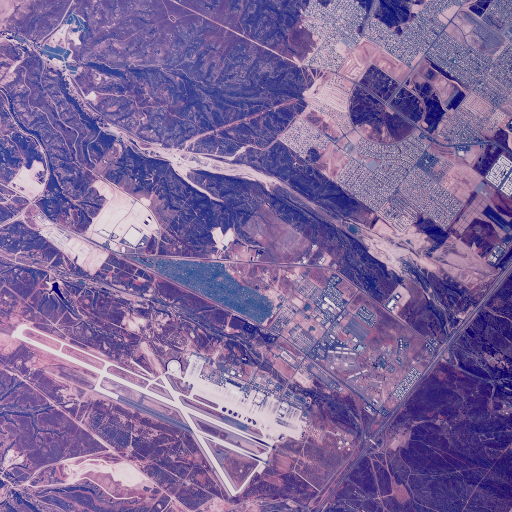
#> input picture data/aerials/2.1.01.tiff, 512 x 512 px, given in place of raw_trimmed_MOTION.mp4, which was not available
$ python 052_edge_differences_stats.py
#> lines starting #> are read from the running program, lines starting #| are printed output that depends on the picture; after the words box and inside, x2 and y2 are one past the last pixel; in counts of white or black regions, pixels touching at a corner belong together; pictures that were not available may be replaced by others from this repository, and a replacement may not be noted
"""
CUDA and OpenCV

"Never Stops Exploring" video
~~~~~~~~~~~~~~~~~~~~~~~~~~~~~
Compute binary threshold differences frame by frame.

Stats generator and CSV storage

For optimizations see https://jamesbowley.co.uk/accelerating-opencv-with-cuda-streams-in-python/
For use of `cv2.cuda_GpuMat` see https://www.simonwenkel.com/2020/12/30/opencv-python-api-and-custom-cuda-kernels.html
"""
import sys
import csv
from os.path import join, dirname
from math import sqrt
from copy import copy

import numpy as np
import cv2
from skimage.filters import threshold_otsu, threshold_local, threshold_mean

from __init__ import assetsdir_1


cap = cv2.VideoCapture(join(assetsdir_1, "raw_trimmed_MOTION.mp4"))
fourcc = cv2.VideoWriter_fourcc(*'fmp4')

fps = cap.get(cv2.CAP_PROP_FPS)
frameCount = int(cap.get(cv2.CAP_PROP_FRAME_COUNT))
size = (660, 330)

csv_path = join(dirname(__file__), "its-alive-zoom-stats2.csv")
index = 0
diff = None

#
# Stats
# https://courses.lumenlearning.com/boundless-statistics/chapter/describing-variability/
#
total_pixels = size[0] * size[1]
print(total_pixels)
mean_acc = 0
t_0_sq = 0.0

max_diff = (None, None)  # (value, frame number)
min_diff = (None, None)  # (value, frame number)

while(cap.isOpened()):
    ret, frame = cap.read()
#> frame is the input picture: shape (512, 512, 3); mean B, G, R 153.9, 102.8, 125.8
    frame = np.asarray(frame)
    if ret is True:
        index += 1

        # https://stackoverflow.com/a/62049804/2536357
        image = cv2.cvtColor(frame,cv2.COLOR_RGB2GRAY)[400:730,400:730]
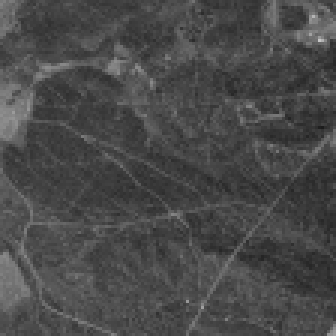
#> image: shape (112, 112) (shown 3 times larger); min 28, max 198, mean 73.3
        se = cv2.getStructuringElement(cv2.MORPH_RECT , (8,8))
        bg = cv2.morphologyEx(image, cv2.MORPH_DILATE, se)
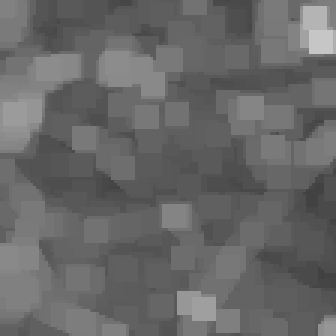
#> bg: shape (112, 112) (shown 3 times larger); min 64, max 198, mean 103.6
        out_gray = cv2.divide(image, bg, scale=255)
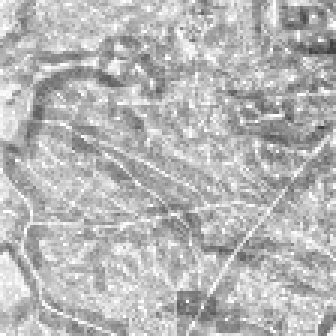
#> out_gray: shape (112, 112) (shown 3 times larger); min 61, max 255, mean 182.5
        edited = cv2.threshold(out_gray, 0, 255, cv2.THRESH_OTSU)[1]
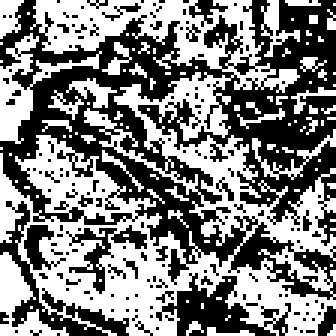
#> edited: shape (112, 112) (shown 3 times larger); 50.4% white; 153 black regions (146 under 20 px), largest, box (x1, y1, x2, y2) and area: (0, 0, 112, 100) 4695, (0, 67, 43, 112) 456, (52, 91, 97, 112) 396

        spotted = np.full(edited.shape, 255, np.uint8)
        if diff is not None:
            spotted[edited != diff] = 0
            t_1_diff = np.count_nonzero(spotted == 0)
            t_1_diff_perc = t_1_diff / total_pixels
            mean_acc += t_1_diff_perc

            # mean of percent of diff
            mean_perc = mean_acc / index

            # variance
            t_1_sq = pow((t_1_diff_perc - mean_perc), 2)
            t_1_delta_variance = (t_1_sq / index) - (t_0_sq / (index - 1))
            t_1_delta_variance_mod = abs(t_1_delta_variance)

            t_0_sq = copy(t_1_sq)

            if index > 500:
                # mid-range of diff
                max_diff = (t_1_delta_variance_mod, index) if max_diff[0] is None or t_1_delta_variance_mod > max_diff[0] else max_diff
                min_diff = (t_1_delta_variance_mod, index) if min_diff[0] is None or t_1_delta_variance_mod < min_diff[0] else min_diff
                mid_range =  (max_diff[0] + min_diff[0]) / 2

            with open(csv_path, 'a') as myfile:
                wr = csv.writer(myfile, quoting=csv.QUOTE_ALL, delimiter=',')
                wr.writerow(
                    [index, round(index / 24.0, 2), t_1_diff_perc,
                    mean_perc, t_1_delta_variance_mod, max_diff, min_diff,
                    int(t_1_delta_variance_mod > mid_range)]
                )
        else:
            diff = edited
            t_1_diff = 0
            t_1_diff_perc = 0.0
            mean_perc = 0.0
            mid_range = sys.maxsize
            t_1_delta_variance = sys.maxsize

            with open(csv_path, 'w') as myfile:
                wr = csv.writer(myfile, quoting=csv.QUOTE_ALL, delimiter=',')
                wr.writerow(
                    ["frame", "time from t0", "diffs percentage",
                    "mean diff", "variance from t-1 abs", "(max variance from t-1, frame)", "(min variance from t-1, frame)",
                    "over/under mid range"]
                )
    else:
        break

# Release everything if job is finished
cap.release()
cv2.destroyAllWindows()

$ run again, on data/aerials/2.1.03.tiff
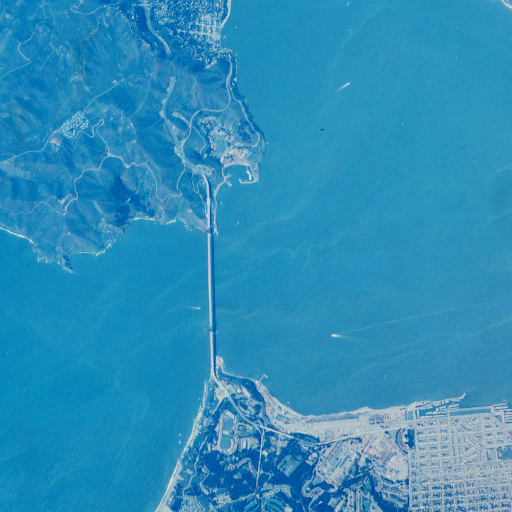
#> input picture data/aerials/2.1.03.tiff, 512 x 512 px, given in place of raw_trimmed_MOTION.mp4, which was not available
#> frame is the input picture: shape (512, 512, 3); mean B, G, R 185.2, 142.2, 45.2
#> `out_gray = cv2.divide(image, bg, scale=255)`:
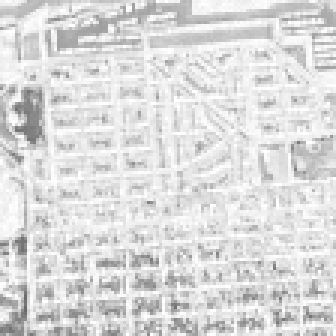
#> out_gray: shape (112, 112) (shown 3 times larger); min 106, max 255, mean 219.4
#> `edited = cv2.threshold(out_gray, 0, 255, cv2.THRESH_OTSU)[1]`:
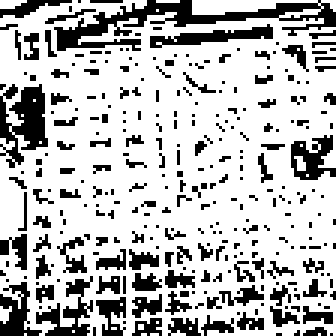
#> edited: shape (112, 112) (shown 3 times larger); 73.5% white; black in thin lines or dots

$ run again, on data/aerials/2.2.03.tiff
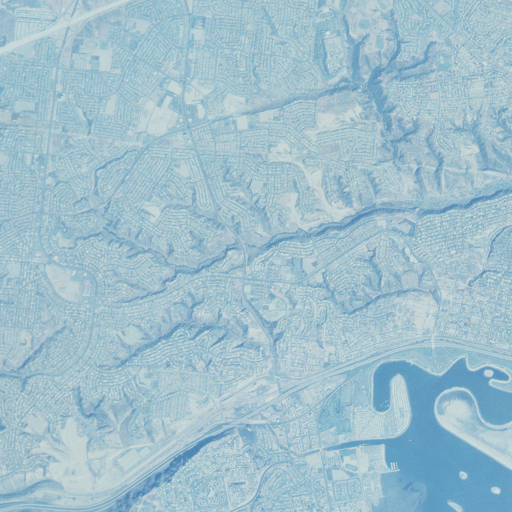
#> input picture data/aerials/2.2.03.tiff, 1024 x 1024 px, given in place of raw_trimmed_MOTION.mp4, which was not available (shown at 1/2 size)
#> frame is the input picture: shape (1024, 1024, 3); mean B, G, R 204.7, 191.7, 159.9
#> `out_gray = cv2.divide(image, bg, scale=255)`:
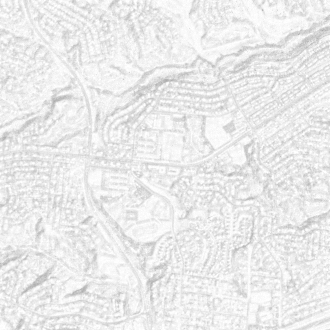
#> out_gray: shape (330, 330); min 170, max 255, mean 235
#> `edited = cv2.threshold(out_gray, 0, 255, cv2.THRESH_OTSU)[1]`:
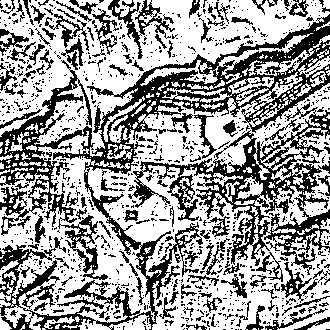
#> edited: shape (330, 330); 62.1% white; 1010 black regions (881 under 20 px), largest, box (x1, y1, x2, y2) and area: (0, 14, 330, 330) 19563, (128, 102, 330, 275) 8261, (108, 0, 175, 59) 913

$ run again, on data/aerials/2.2.05.tiff
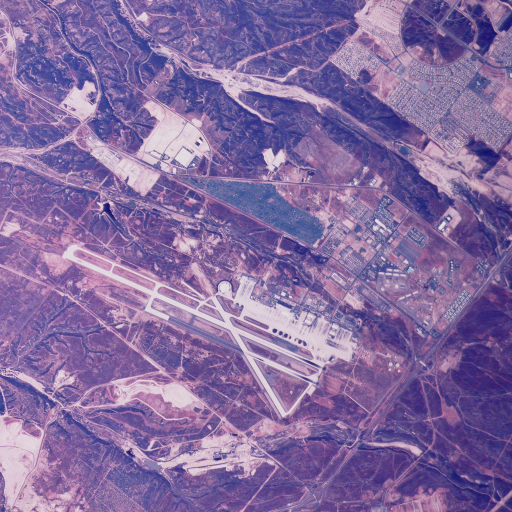
#> input picture data/aerials/2.2.05.tiff, 1024 x 1024 px, given in place of raw_trimmed_MOTION.mp4, which was not available (shown at 1/2 size)
#> frame is the input picture: shape (1024, 1024, 3); mean B, G, R 159.7, 107.5, 131.9
#> `out_gray = cv2.divide(image, bg, scale=255)`:
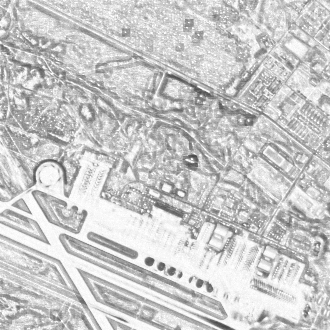
#> out_gray: shape (330, 330); min 71, max 255, mean 201.6
#> `edited = cv2.threshold(out_gray, 0, 255, cv2.THRESH_OTSU)[1]`:
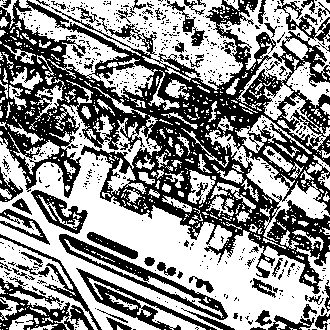
#> edited: shape (330, 330); 55.4% white; 643 black regions (579 under 20 px), largest, box (x1, y1, x2, y2) and area: (0, 0, 330, 294) 34404, (59, 234, 228, 320) 2107, (76, 268, 217, 330) 1672
